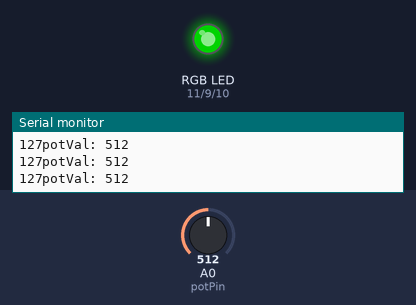
A sketch run on a simulated Arduino Uno, built with avr-gcc and run on an emulated ATmega328P. On the bench: an RGB LED mixed from three pins (HIGH = lit), the last lines printed to the serial monitor. The inputs (shaded band) are chosen by the test bench; at power-on: A0 (potPin) = 512. Dim RGB values are drawn brighter than linear.

Above: at 1.2 s.
1.3 s: A0 (potPin) set to 418
At 1.7 s:
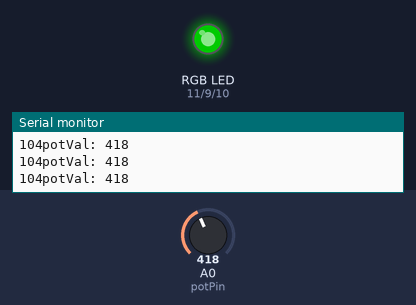
2.8 s: A0 (potPin) set to 387
At 4.0 s:
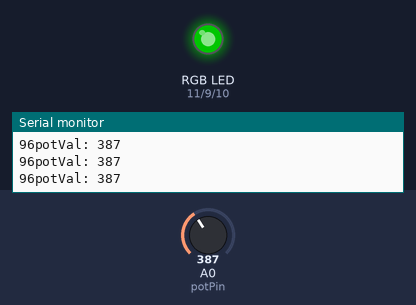
5.8 s: A0 (potPin) set to 716
At 6.1 s:
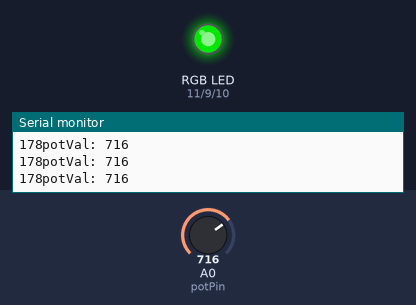
7.3 s: A0 (potPin) set to 0
At 8.3 s:
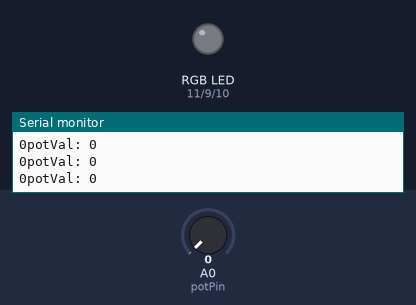
8.8 s: A0 (potPin) set to 3
11.8 s: A0 (potPin) set to 6
At 13.2 s:
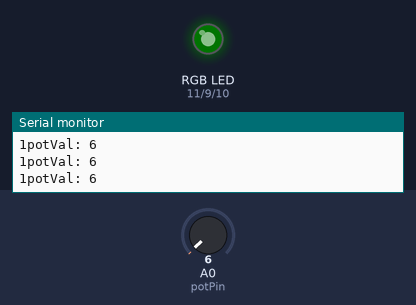
Timing chart, 0 to 14.3 s (numbered marks = the images above; inputs shaded):
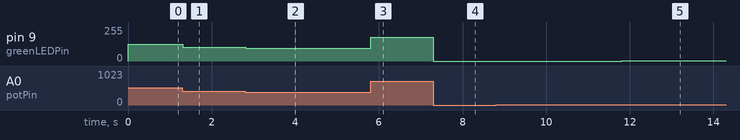

The sketch:

Potenciometro_verde.ino
```cpp
int const potPin = A0;
int potVal;


//constantes de pines
const int greenLEDPin=9;
const int redLEDPin=11;
const int blueLEDPin=10;

const int buttonPin= 2;
int switchState = 0;

//variables
int redValue = 0;
int greenValue= 0;
int blueValue= 0;


void setup() {
  pinMode(greenLEDPin,OUTPUT);
  pinMode(redLEDPin,OUTPUT);
  pinMode(blueLEDPin,OUTPUT);
  Serial.begin(9600);
    pinMode(buttonPin, INPUT);
}

void loop() {
  potVal = analogRead(potPin);
  Serial.print("potVal: ");
  Serial.println(potVal);
  Serial.print(greenValue);
  greenValue = map(potVal ,0,1023,0,255);
  analogWrite(greenLEDPin, greenValue);

 delay(15);


}
```

Measured:
- after the input at 1.3 s, pin 9 (greenLEDPin): 127/255 → 104/255 at once
- after the input at 2.8 s, pin 9 (greenLEDPin): 104/255 → 96/255 at once
- after the input at 5.8 s, pin 9 (greenLEDPin): 96/255 → 178/255 at once
- after the input at 7.3 s, pin 9 (greenLEDPin): 178/255 → 0/255 at once
- after the input at 11.8 s, pin 9 (greenLEDPin): 0/255 → 1/255 at once
